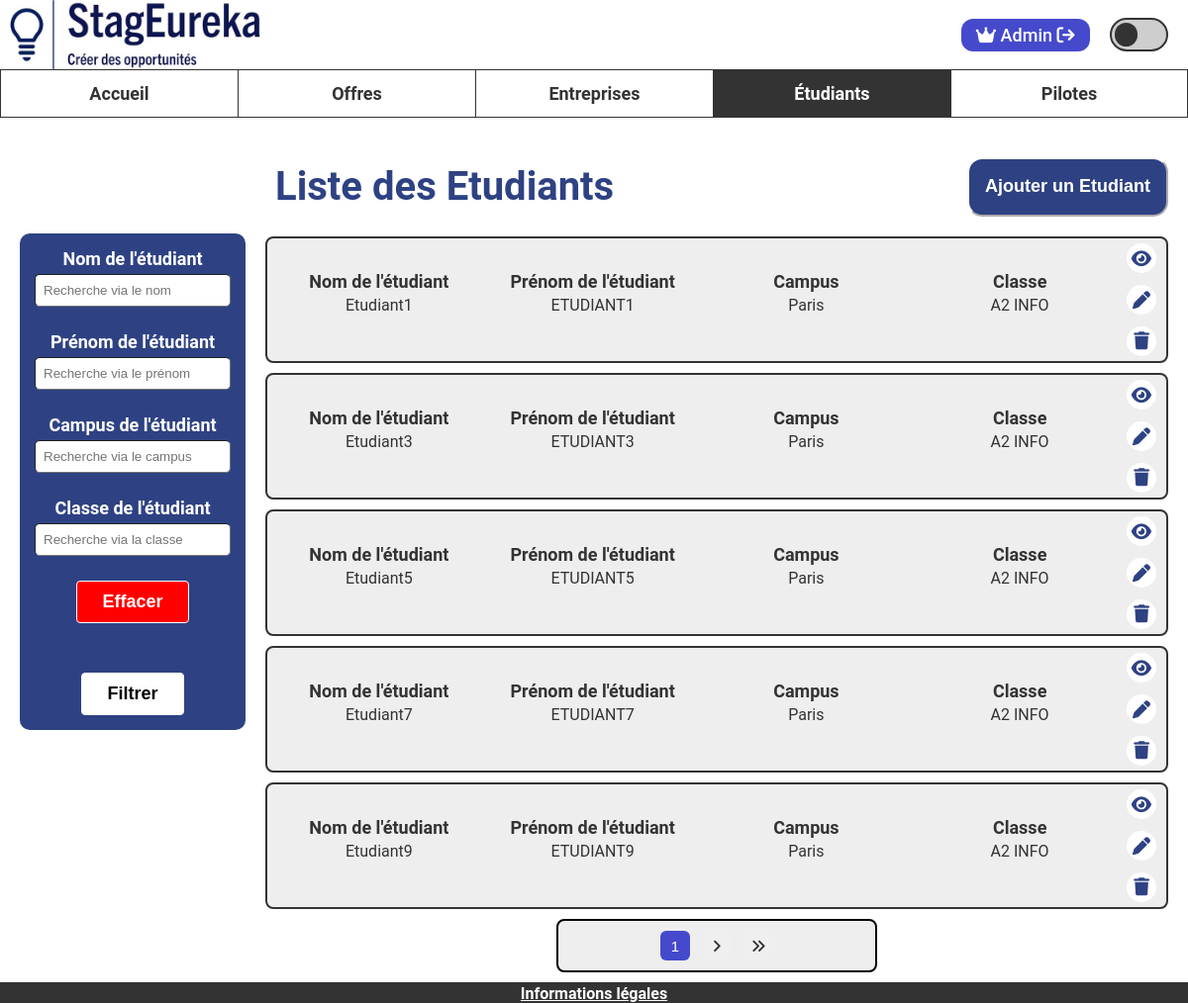
/www/etudiant/liste (signed in), run on the app's committed database.
### tables this page shows
CREATE TABLE Student(
   idStudent INT NOT NULL AUTO_INCREMENT,
   email VARCHAR(320) NOT NULL,
   name VARCHAR(50) NOT NULL,
   firstName VARCHAR(50) NOT NULL,
   password VARCHAR(255) NOT NULL,
   idClass INT NOT NULL,
   PRIMARY KEY(idStudent),
   FOREIGN KEY(idClass) REFERENCES Class(idClass)
);

CREATE TABLE City(
   idCity INT NOT NULL AUTO_INCREMENT,
   cityName VARCHAR(50),
   addressCode VARCHAR(10),
   PRIMARY KEY(idCity)
);

CREATE TABLE Class(
   idClass INT NOT NULL AUTO_INCREMENT,
   className VARCHAR(50),
   yearClass INT NOT NULL,
   idCity INT NOT NULL,
   idPilot INT NOT NULL,
   PRIMARY KEY(idClass),
   FOREIGN KEY(idCity) REFERENCES City(idCity),
   FOREIGN KEY(idPilot) REFERENCES Pilot(idPilot)
);

### www/modele/etudiant_modele.php (called while the page is built, shortened)
<?php
require_once "modele/classe_modele.php";
class Etudiant {
    public function __construct(int $id, string $nom, string $prenom, string $email, string $hash_mdp, Classe $classe) {
        $this->id = $id;
        $this->nom = $nom;
        $this->prenom = $prenom;
        $this->classe = $classe;
    }
}
function getEtudiantsFiltres(string $nom, string $prenom, string $ville, string $nomClasse) : array {
    $pdo = connexionBDD();
    $sql = "SELECT * FROM Student s
            INNER JOIN Class class ON (s.idClass = class.idClass)
            INNER JOIN City c ON (class.idCity = c.idCity)
            WHERE 1";
    $filtres = [];
    $requete = $pdo->prepare($sql);
    $requete->execute($filtres);
    $reponseBdd = $requete->fetchAll(PDO::FETCH_ASSOC);
    $etudiants = [];
    foreach ($reponseBdd as $etudiant) {
        $etudiants[] = new Etudiant(
            $etudiant["idStudent"],
            $etudiant["name"],
            $etudiant["firstName"],
            $etudiant["email"],
            $etudiant["password"],
            new Classe(
                $etudiant["idClass"],
                $etudiant["className"],
                $etudiant["yearClass"],
                $etudiant["cityName"],
                $etudiant["addressCode"],
                $etudiant["idPilot"]
            )
        );
    }
    return $etudiants;
}

### www/modele/classe_modele.php (called while the page is built, shortened)
<?php
class Classe {
    public function __construct(int $id, string $nom, int $annee, string $ville, string $codePostal, int $idPilote) {
        $this->nom = $nom;
        $this->ville = $ville;
    }
}

### www/vue/php/etudiant/liste_etudiants_vue.php (the view, shortened to what this page needs)
<main class="main-affichage" id="main-liste-etudiants">
    <form action="<?= ADRESSE_SITE ?>/etudiant/liste" method="post" id="form-filtres">
        <div class="block-recherche" id="block-recherche-etudiants">
            <div class="barres-recherche">
                <div class="element-recherche">
                    <label for="nom-etudiant-filtre">Nom de l'étudiant</label>
                    <input type="text" placeholder="Recherche via le nom" class="case-recherche" id="nom-etudiant-filtre" name="nom" value="<?= isset($_POST["nom"]) ? $_POST["nom"] : "" ?>">
                </div>
                <div class="element-recherche">
                    <label for="prenom-etudiant-filtre">Prénom de l'étudiant</label>
                    <input type="text" placeholder="Recherche via le prénom" class="case-recherche" id="prenom-etudiant-filtre" name="prenom" value="<?= isset($_POST["prenom"]) ? $_POST["prenom"] : "" ?>">
                </div>
                <div class="element-recherche">
                    <label for="campus-etudiant-filtre">Campus de l'étudiant</label>
                    <input type="text" placeholder="Recherche via le campus" class="case-recherche" id="campus-etudiant-filtre" name="ville" value="<?= isset($_POST["ville"]) ? $_POST["ville"] : "" ?>">
                </div>
                <div class="element-recherche">
                    <label for="classe-etudiant-filtre">Classe de l'étudiant</label>
                    <input type="text" placeholder="Recherche via la classe" class="case-recherche" id="classe-etudiant-filtre" name="nomClasse" value="<?= isset($_POST["nomClasse"]) ? $_POST["nomClasse"] : "" ?>">
                </div>
            </div>
            <button type="reset" class="bouton-filtrage">Effacer</button>
            <button type="submit" class="bouton-filtrage">Filtrer</button>
        </div>
        <?php
        $page = isset($_POST["page"]) ? intval($_POST["page"]) : 1;
        ?>
    </form>
    <div class="affichage-cartes">
        <div class="haut-page-liste-resultats">
            <h1 id="haut-h1">Liste des Etudiants</h1>
            <button id="haut-bouton" onclick="location.href='<?= ADRESSE_SITE ?>/etudiant/creer'">Ajouter un Etudiant</button>
        </div>
        <div id="selection-etudiant">
            <?php for ($i = ($page - 1) * NB_RESULTATS_PAGE; $i < min(count($etudiants), $page * NB_RESULTATS_PAGE); $i++) { ?>
                <?php $etudiant = $etudiants[$i] ?>
                <div class="carte carte-etudiant" id="carte-etudiant-<?= $etudiant->id ?>">
                    <div class="info-carte">
                        <div class="element-carte">
                            <p class="element-carte-titre">Nom de l'étudiant</p>
                            <p class="element-carte-valeur"><?= $etudiant->nom ?></p>
                        </div>
                        <div class="element-carte">
                            <p class="element-carte-titre">Prénom de l'étudiant</p>
                            <p class="element-carte-valeur"><?= $etudiant->prenom ?></p>
                        </div>
                        <div class="element-carte div-carte-campus">
                            <p class="element-carte-titre">Campus</p>
                            <p class="element-carte-valeur"><?= $etudiant->classe->ville ?></p>
                        </div>
                        <div class="element-carte">
                            <p class="element-carte-titre">Classe</p>
                            <p class="element-carte-valeur"><?= $etudiant->classe->nom ?></p>
                        </div>
                        <div class="boutons-carte">
                            <button class="bouton-carte" onclick="location.href='<?= ADRESSE_SITE ?>/etudiant/lire/<?= $etudiant->id ?>'">
                                <i class="fa-solid fa-eye"></i>
                            </button>
                            <button class="bouton-carte" onclick="location.href='<?= ADRESSE_SITE ?>/etudiant/modifier/<?= $etudiant->id ?>'">
                                <i class="fa-solid fa-pen"></i>
                            </button>
                            <button class="bouton-carte" onclick="location.href='<?= ADRESSE_SITE ?>/etudiant/supprimer/<?= $etudiant->id ?>'">
                                <i class="fa-solid fa-trash"></i>
                            </button>
                        </div>
                    </div>
                </div>
            <?php } ?>
            <div class="conteneur-pagination-cartes">
                <div class="pagination-cartes" id="pagination">
                    <button class="bouton-nav" id="pagination-numero-actuel" hidden><?= $page ?></button>
                    <button class="bouton-nav" id="pagination-suivant" hidden><i class="fa-solid fa-angle-right"></i></button>
                    <button class="bouton-nav" id="pagination-fin" hidden><i class="fa-solid fa-angles-right"></i></button>
                </div>
            </div>
        </div>
    </div>
</main>
<?php
include "vue/php/mise_en_page_vue.php";
?>

### www/vue/css/style.css (style rules this page uses)
:root { --primary-color: #333333; --secondary-color: #cecece; --accent-color-1: #2e4283; --accent-color-2: #454acc; --alternate-color: #ffffff; --background-color: #ffffff; --background-color-2: #eeeeee; }
body { margin: 0; padding: 0; background-color: var(--background-color); color: var(--primary-color); overflow: hidden; }
body, textarea { font-family: 'Roboto', sans-serif; }
main { position: absolute; overflow-y: auto; top: 118.59px; bottom: 20px; left: 0px; right: 0px; }
.case-recherche { width: 180px; border-radius: 5px; border-width: 0.5px; padding: 8px; }
.main-affichage { display: flex; padding: 20px; }
.block-recherche { color: var(--background-color); background-color: var(--accent-color-1); padding: 15px; font-weight: bold; text-align: center; border-radius: 10px; margin-top: 97px; }
.block-recherche label, .block-recherche h3 { display: block; margin-top: 0; margin-bottom: 5px; font-size: 18px; }
.element-recherche { margin-bottom: 25px; }
.bouton-filtrage { font-weight: bold; justify-content: center; margin: 0 auto; margin-top: 50px; display: block; border: 1px solid var(--background-color); background-color: var(--background-color); border-radius: 4px; padding: 10px 25px; cursor: pointer; font-size: 18px; }
.bouton-filtrage[type="reset"] { margin-top: 6px; background-color: rgb(255, 0, 0); color: var(--background-color); }
.affichage-cartes { margin-left: 20px; width: 100%; }
.haut-page-liste-resultats { display: flex; justify-content: space-between; align-items: center; }
#haut-h1 { color: var(--accent-color-1); font-size: 40px; margin-left: 10px; }
#haut-bouton { min-height: 60px; height: fit-content; margin: auto 0; padding: 16px; border-color: var(--background-color); background-color: var(--accent-color-1); color: var(--background-color); font-weight: bold; font-size: large; border-radius: 15px; cursor: pointer; }
.carte { margin-bottom: 10px; }
.info-carte { background-color: var(--background-color-2); border: 2px solid var(--primary-color); padding: 5px; border-radius: 8px; display: flex; width: auto; text-align: center; }
.element-carte { margin: 10px; width: 100%; }
.element-carte-titre { font-weight: bold; font-size: large; }
.boutons-carte { display: flex; margin-right: 5px; text-align: center; align-items: center; flex-wrap: wrap; align-content: center; justify-content: center; flex-direction: column; }
.bouton-carte { cursor: pointer; color: var(--accent-color-1); background-color: var(--background-color); border-radius: 100%; border: 0px; font-size: large; height: 30px; width: 30px; text-align: center; justify-content: center; align-items: center; }
.conteneur-pagination-cartes { display: flex; text-align: center; justify-content: center; padding-bottom: 10px; }
.pagination-cartes { display: flex; text-align: center; justify-content: center; padding: 10px; border-radius: 8px; column-gap: 12px; background-color: var(--background-color-2); border: 2px solid black; height: 30px; width: 300px; }
.bouton-nav { border: none; height: 30px; width: 30px; font-size: 15px; color: var(--primary-color); border-color: var(--primary-color) ; border-radius: 6px; cursor: pointer; column-gap: 12px; }
.bouton-nav:hover, .bouton-nav#pagination-numero-actuel { color: var(--background-color); background: var(--accent-color-2); }
.affichage-cartes .fa-eye { transform: translate(-6%, 7%); }
.affichage-cartes .fa-pen { transform: translate(0, 6%); }
.element-carte-titre { font-weight: bold; font-size: large; margin-bottom: 4px; }
.element-carte-valeur { margin-top: 0; }

### data on the page
student: name "Etudiant1", firstName "ETUDIANT1", city.cityName "Paris", idClass.className "A2 INFO"
student: name "Etudiant3", firstName "ETUDIANT3", city.cityName "Paris", idClass.className "A2 INFO"
student: name "Etudiant5", firstName "ETUDIANT5", city.cityName "Paris", idClass.className "A2 INFO"
student: name "Etudiant7", firstName "ETUDIANT7", city.cityName "Paris", idClass.className "A2 INFO"
student: name "Etudiant9", firstName "ETUDIANT9", city.cityName "Paris", idClass.className "A2 INFO"

### other printed values
$_SESSION["prenom"] "Admin"
$page "1"
